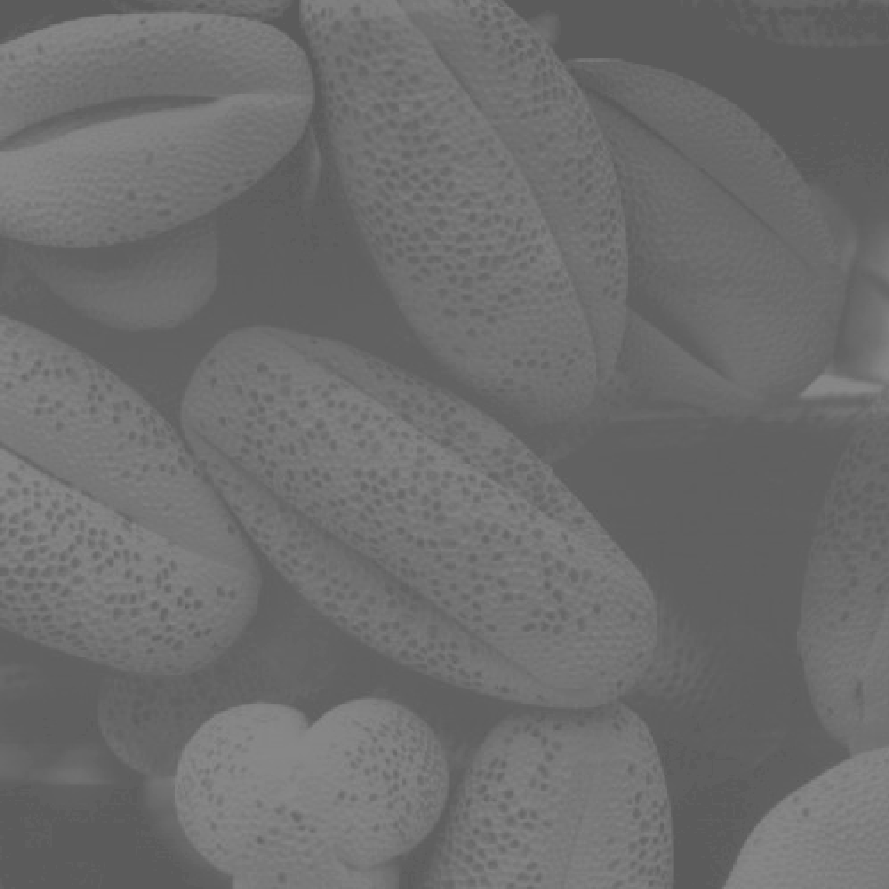
#> input picture DIP/DIP_HW/HW2/test.png, 889 x 889 px
$ python HW2_4.py
#> lines starting #> are read from the running program, lines starting #| are printed output that depends on the picture
import cv2
import numpy as np
import matplotlib.pyplot as plt
plt.rcParams['font.sans-serif'] = ['SimSun']
plt.rcParams['axes.unicode_minus'] = False

image = cv2.imread('test.png', cv2.IMREAD_GRAYSCALE)
#> image is the input picture: shape (889, 889); min 91, max 138, mean 109.1
equalized = cv2.equalizeHist(image)
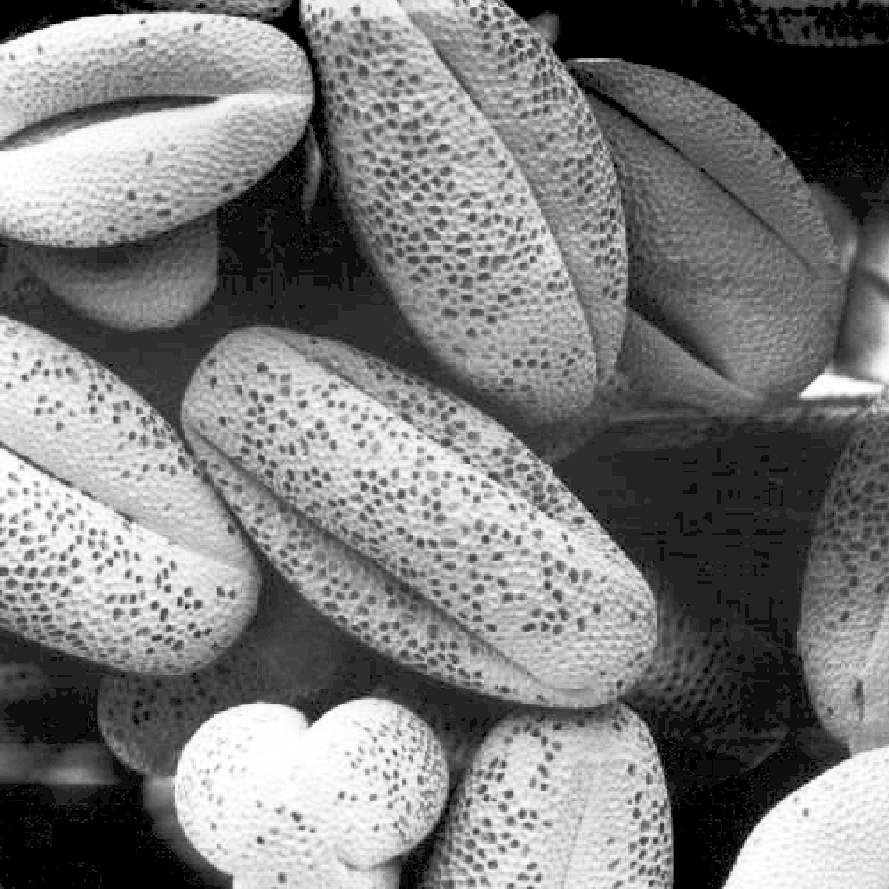
#> equalized: shape (889, 889); min 0, max 255, mean 122.7

plt.figure(figsize=(12, 4))
plt.subplot(131)
plt.title("均衡化后的图像")
plt.imshow(equalized, cmap='gray')

hist_equalized = cv2.calcHist([equalized], [0], None, [256], [0, 256])
#> hist_equalized = 256 values, max 60247 at index 35, min 0 at index 1, mean 3087.2
plt.subplot(132)
plt.title("均衡化后的直方图")
plt.plot(hist_equalized)
plt.xlim([0, 256])

kernel = np.ones((3, 3), np.float32) / 9
filtered_image = cv2.filter2D(equalized, -1, kernel)

filtered_image = np.vstack((np.zeros_like(filtered_image[:1, :]), filtered_image, np.zeros_like(filtered_image[-1:, :])))
#> filtered_image: shape (891, 889)

filtered_image = np.hstack((np.zeros_like(filtered_image[:, :1]), filtered_image, np.zeros_like(filtered_image[:, -1:])))
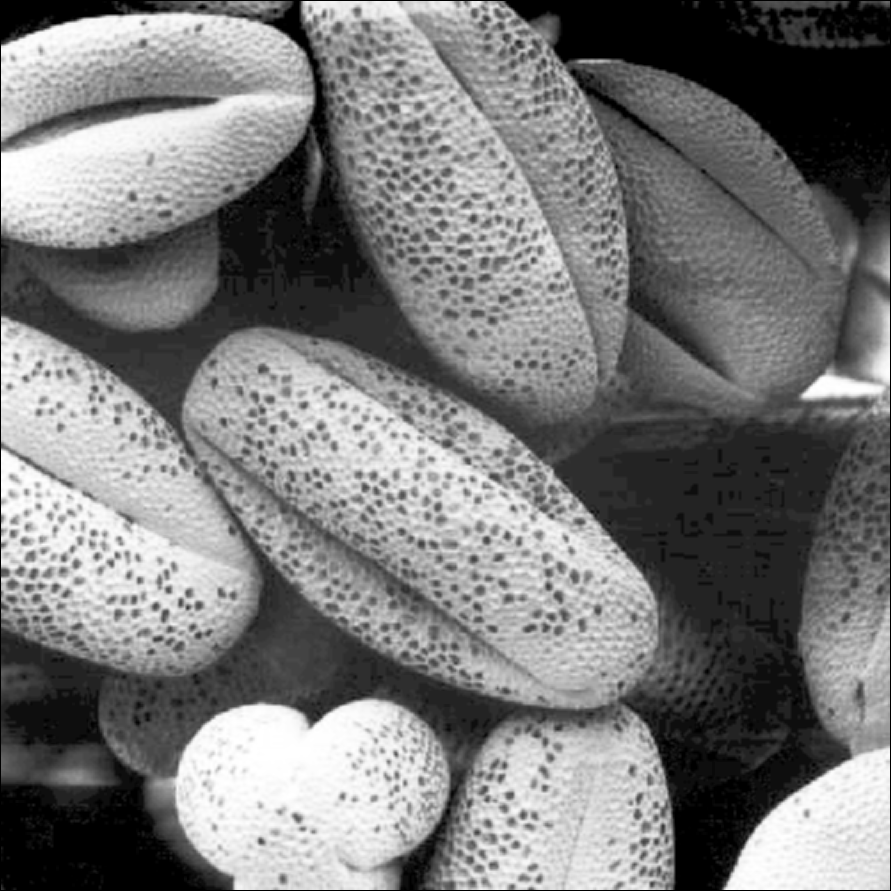
#> filtered_image: shape (891, 891); min 0, max 255, mean 122.2

plt.subplot(133)
plt.title("盒状滤波响应图")
plt.imshow(filtered_image, cmap='gray')

plt.tight_layout()
# plt.show()
plt.savefig('filter.png')
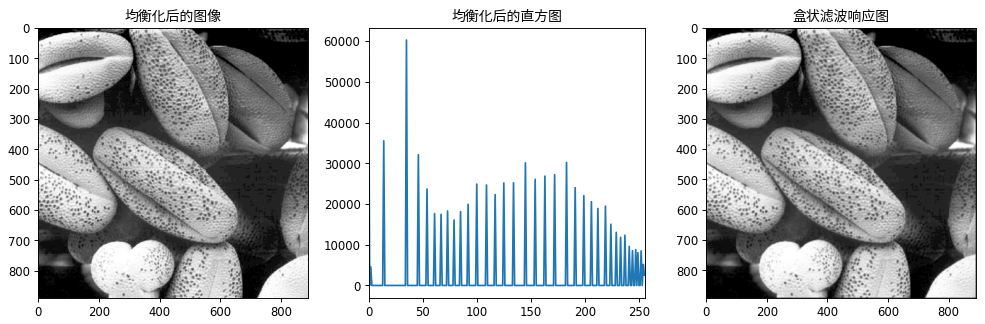
#> figure drawn by matplotlib, 3 panels; panel 2: curve peaks at x = 35, y = 60247
